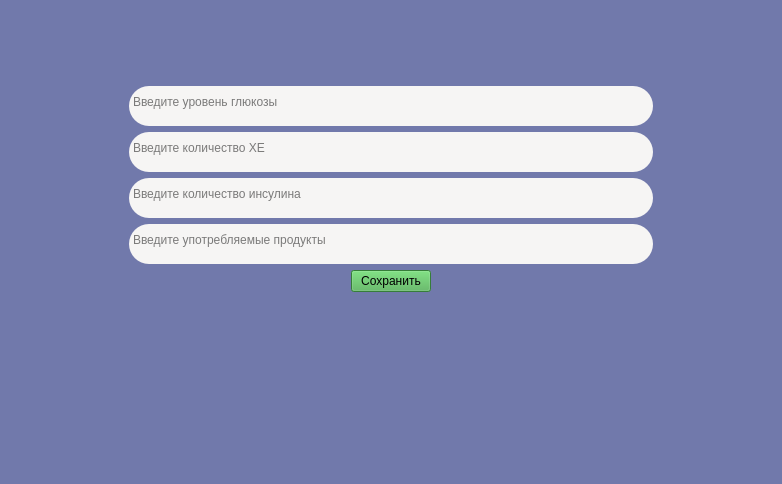
<?xml version="1.0" encoding="UTF-8"?>
<ui version="4.0">
 <class>Diary</class>
 <widget class="QWidget" name="Diary">
  <property name="geometry">
   <rect>
    <x>0</x>
    <y>0</y>
    <width>782</width>
    <height>484</height>
   </rect>
  </property>
  <property name="windowTitle">
   <string>Form</string>
  </property>
  <property name="styleSheet">
   <string notr="true">background-color: rgb(113, 121, 171);</string>
  </property>
  <layout class="QVBoxLayout" name="verticalLayout_2">
   <item>
    <spacer name="verticalSpacer">
     <property name="orientation">
      <enum>Qt::Orientation::Vertical</enum>
     </property>
     <property name="sizeType">
      <enum>QSizePolicy::Policy::Expanding</enum>
     </property>
     <property name="sizeHint" stdset="0">
      <size>
       <width>20</width>
       <height>68</height>
      </size>
     </property>
    </spacer>
   </item>
   <item>
    <layout class="QHBoxLayout" name="horizontalLayout">
     <item>
      <spacer name="horizontalSpacer">
       <property name="orientation">
        <enum>Qt::Orientation::Horizontal</enum>
       </property>
       <property name="sizeType">
        <enum>QSizePolicy::Policy::Preferred</enum>
       </property>
       <property name="sizeHint" stdset="0">
        <size>
         <width>118</width>
         <height>48</height>
        </size>
       </property>
      </spacer>
     </item>
     <item>
      <layout class="QVBoxLayout" name="verticalLayout">
       <item>
        <widget class="QTextEdit" name="sugar">
         <property name="sizePolicy">
          <sizepolicy hsizetype="Preferred" vsizetype="Minimum">
           <horstretch>0</horstretch>
           <verstretch>0</verstretch>
          </sizepolicy>
         </property>
         <property name="minimumSize">
          <size>
           <width>300</width>
           <height>40</height>
          </size>
         </property>
         <property name="maximumSize">
          <size>
           <width>16777215</width>
           <height>40</height>
          </size>
         </property>
         <property name="cursor" stdset="0">
          <cursorShape>ArrowCursor</cursorShape>
         </property>
         <property name="styleSheet">
          <string notr="true">background-color: rgb(246, 245, 244);
border-radius: 20px;
padding-top: 5px;</string>
         </property>
         <property name="placeholderText">
          <string>Введите уровень глюкозы</string>
         </property>
        </widget>
       </item>
       <item>
        <widget class="QTextEdit" name="he">
         <property name="sizePolicy">
          <sizepolicy hsizetype="Preferred" vsizetype="Minimum">
           <horstretch>0</horstretch>
           <verstretch>0</verstretch>
          </sizepolicy>
         </property>
         <property name="minimumSize">
          <size>
           <width>300</width>
           <height>40</height>
          </size>
         </property>
         <property name="maximumSize">
          <size>
           <width>16777215</width>
           <height>40</height>
          </size>
         </property>
         <property name="styleSheet">
          <string notr="true">background-color: rgb(246, 245, 244);
border-radius: 20px;
padding-top: 5px;</string>
         </property>
         <property name="placeholderText">
          <string>Введите количество ХЕ</string>
         </property>
        </widget>
       </item>
       <item>
        <widget class="QTextEdit" name="insulin">
         <property name="sizePolicy">
          <sizepolicy hsizetype="Preferred" vsizetype="Minimum">
           <horstretch>0</horstretch>
           <verstretch>0</verstretch>
          </sizepolicy>
         </property>
         <property name="minimumSize">
          <size>
           <width>300</width>
           <height>40</height>
          </size>
         </property>
         <property name="maximumSize">
          <size>
           <width>16777215</width>
           <height>40</height>
          </size>
         </property>
         <property name="styleSheet">
          <string notr="true">background-color: rgb(246, 245, 244);
border-radius: 20px;
padding-top: 5px;</string>
         </property>
         <property name="placeholderText">
          <string>Введите количество инсулина</string>
         </property>
        </widget>
       </item>
       <item>
        <widget class="QTextEdit" name="food">
         <property name="sizePolicy">
          <sizepolicy hsizetype="Preferred" vsizetype="Minimum">
           <horstretch>0</horstretch>
           <verstretch>0</verstretch>
          </sizepolicy>
         </property>
         <property name="minimumSize">
          <size>
           <width>300</width>
           <height>40</height>
          </size>
         </property>
         <property name="maximumSize">
          <size>
           <width>16777215</width>
           <height>40</height>
          </size>
         </property>
         <property name="styleSheet">
          <string notr="true">background-color: rgb(246, 245, 244);
border-radius: 20px;
padding-top: 5px;</string>
         </property>
         <property name="placeholderText">
          <string>Введите употребляемые продукты</string>
         </property>
        </widget>
       </item>
      </layout>
     </item>
     <item>
      <spacer name="horizontalSpacer_2">
       <property name="orientation">
        <enum>Qt::Orientation::Horizontal</enum>
       </property>
       <property name="sizeType">
        <enum>QSizePolicy::Policy::Preferred</enum>
       </property>
       <property name="sizeHint" stdset="0">
        <size>
         <width>118</width>
         <height>48</height>
        </size>
       </property>
      </spacer>
     </item>
    </layout>
   </item>
   <item>
    <layout class="QHBoxLayout" name="horizontalLayout_2">
     <item>
      <spacer name="horizontalSpacer_3">
       <property name="orientation">
        <enum>Qt::Orientation::Horizontal</enum>
       </property>
       <property name="sizeType">
        <enum>QSizePolicy::Policy::Preferred</enum>
       </property>
       <property name="sizeHint" stdset="0">
        <size>
         <width>40</width>
         <height>20</height>
        </size>
       </property>
      </spacer>
     </item>
     <item>
      <widget class="QPushButton" name="save">
       <property name="sizePolicy">
        <sizepolicy hsizetype="Fixed" vsizetype="Fixed">
         <horstretch>0</horstretch>
         <verstretch>0</verstretch>
        </sizepolicy>
       </property>
       <property name="styleSheet">
        <string notr="true">/*QPushButton{ background-color: rgb(76, 175, 80);
color: white;
border: none;
border-radius: 8px;
padding : 8px 16 px;
font-size: 16 px;}
QPushButton: hover {
	background-color: rgb(69, 160, 73);}
QPushButton: pressed {
	background-color: rgb(62, 142, 65);}
text-align: center;*/
QPushButton{ background-color: rgb(76, 175, 80);
color: black;}</string>
       </property>
       <property name="text">
        <string>Сохранить</string>
       </property>
      </widget>
     </item>
     <item>
      <spacer name="horizontalSpacer_4">
       <property name="orientation">
        <enum>Qt::Orientation::Horizontal</enum>
       </property>
       <property name="sizeType">
        <enum>QSizePolicy::Policy::Preferred</enum>
       </property>
       <property name="sizeHint" stdset="0">
        <size>
         <width>40</width>
         <height>20</height>
        </size>
       </property>
      </spacer>
     </item>
    </layout>
   </item>
   <item>
    <layout class="QHBoxLayout" name="horizontalLayout_3">
     <item>
      <spacer name="horizontalSpacer_5">
       <property name="orientation">
        <enum>Qt::Orientation::Horizontal</enum>
       </property>
       <property name="sizeHint" stdset="0">
        <size>
         <width>40</width>
         <height>20</height>
        </size>
       </property>
      </spacer>
     </item>
     <item>
      <widget class="QWidget" name="logo" native="true">
       <property name="sizePolicy">
        <sizepolicy hsizetype="Preferred" vsizetype="Preferred">
         <horstretch>0</horstretch>
         <verstretch>0</verstretch>
        </sizepolicy>
       </property>
       <property name="minimumSize">
        <size>
         <width>300</width>
         <height>100</height>
        </size>
       </property>
       <property name="styleSheet">
        <string notr="true">
image: url(:/new/prefix3/IMG_4398-removebg-preview.png);</string>
       </property>
      </widget>
     </item>
     <item>
      <spacer name="horizontalSpacer_6">
       <property name="orientation">
        <enum>Qt::Orientation::Horizontal</enum>
       </property>
       <property name="sizeHint" stdset="0">
        <size>
         <width>40</width>
         <height>20</height>
        </size>
       </property>
      </spacer>
     </item>
    </layout>
   </item>
   <item>
    <spacer name="verticalSpacer_2">
     <property name="orientation">
      <enum>Qt::Orientation::Vertical</enum>
     </property>
     <property name="sizeHint" stdset="0">
      <size>
       <width>20</width>
       <height>56</height>
      </size>
     </property>
    </spacer>
   </item>
  </layout>
 </widget>
 <resources/>
 <connections/>
</ui>
